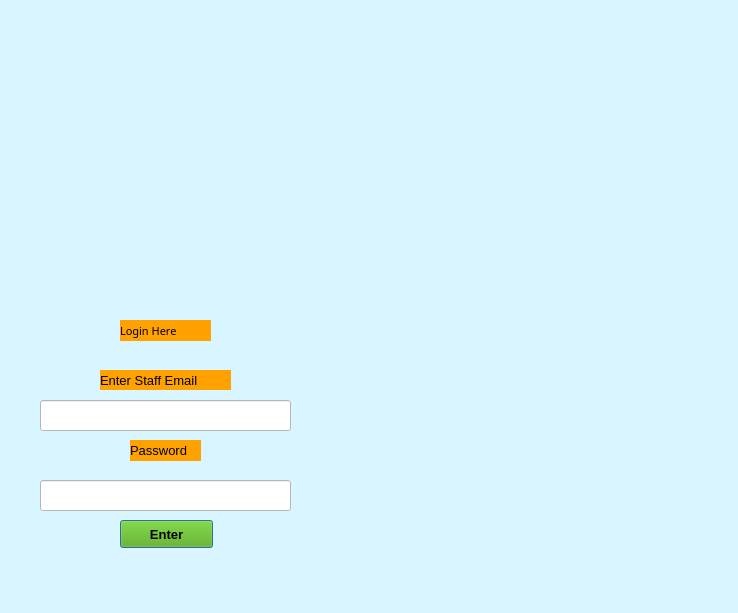
<?xml version="1.0" encoding="UTF-8"?>
<ui version="4.0">
 <class>Dialog</class>
 <widget class="QDialog" name="Dialog">
  <property name="geometry">
   <rect>
    <x>0</x>
    <y>0</y>
    <width>738</width>
    <height>613</height>
   </rect>
  </property>
  <property name="windowTitle">
   <string>Dialog</string>
  </property>
  <property name="styleSheet">
   <string notr="true">background-color: rgb(217, 245, 255);</string>
  </property>
  <widget class="QLabel" name="label">
   <property name="geometry">
    <rect>
     <x>100</x>
     <y>370</y>
     <width>131</width>
     <height>20</height>
    </rect>
   </property>
   <property name="font">
    <font>
     <pointsize>10</pointsize>
    </font>
   </property>
   <property name="styleSheet">
    <string notr="true">background-color: rgb(255, 162, 0);</string>
   </property>
   <property name="text">
    <string>Enter Staff Email</string>
   </property>
  </widget>
  <widget class="QLabel" name="label_3">
   <property name="geometry">
    <rect>
     <x>120</x>
     <y>320</y>
     <width>91</width>
     <height>21</height>
    </rect>
   </property>
   <property name="font">
    <font>
     <family>Arial Black</family>
     <pointsize>8</pointsize>
     <weight>10</weight>
     <italic>false</italic>
     <bold>false</bold>
    </font>
   </property>
   <property name="styleSheet">
    <string notr="true">background-color: rgb(255, 162, 0);
font: 87 8pt &quot;Arial Black&quot;;</string>
   </property>
   <property name="text">
    <string>Login Here</string>
   </property>
  </widget>
  <widget class="QPushButton" name="loginButton">
   <property name="geometry">
    <rect>
     <x>120</x>
     <y>520</y>
     <width>93</width>
     <height>28</height>
    </rect>
   </property>
   <property name="palette">
    <palette>
     <active>
      <colorrole role="WindowText">
       <brush brushstyle="SolidPattern">
        <color alpha="255">
         <red>0</red>
         <green>0</green>
         <blue>0</blue>
        </color>
       </brush>
      </colorrole>
      <colorrole role="Button">
       <brush brushstyle="SolidPattern">
        <color alpha="255">
         <red>85</red>
         <green>170</green>
         <blue>0</blue>
        </color>
       </brush>
      </colorrole>
      <colorrole role="Light">
       <brush brushstyle="SolidPattern">
        <color alpha="255">
         <red>128</red>
         <green>255</green>
         <blue>0</blue>
        </color>
       </brush>
      </colorrole>
      <colorrole role="Midlight">
       <brush brushstyle="SolidPattern">
        <color alpha="255">
         <red>106</red>
         <green>212</green>
         <blue>0</blue>
        </color>
       </brush>
      </colorrole>
      <colorrole role="Dark">
       <brush brushstyle="SolidPattern">
        <color alpha="255">
         <red>43</red>
         <green>85</green>
         <blue>0</blue>
        </color>
       </brush>
      </colorrole>
      <colorrole role="Mid">
       <brush brushstyle="SolidPattern">
        <color alpha="255">
         <red>57</red>
         <green>113</green>
         <blue>0</blue>
        </color>
       </brush>
      </colorrole>
      <colorrole role="Text">
       <brush brushstyle="SolidPattern">
        <color alpha="255">
         <red>0</red>
         <green>0</green>
         <blue>0</blue>
        </color>
       </brush>
      </colorrole>
      <colorrole role="BrightText">
       <brush brushstyle="SolidPattern">
        <color alpha="255">
         <red>255</red>
         <green>255</green>
         <blue>255</blue>
        </color>
       </brush>
      </colorrole>
      <colorrole role="ButtonText">
       <brush brushstyle="SolidPattern">
        <color alpha="255">
         <red>0</red>
         <green>0</green>
         <blue>0</blue>
        </color>
       </brush>
      </colorrole>
      <colorrole role="Base">
       <brush brushstyle="SolidPattern">
        <color alpha="255">
         <red>85</red>
         <green>170</green>
         <blue>0</blue>
        </color>
       </brush>
      </colorrole>
      <colorrole role="Window">
       <brush brushstyle="SolidPattern">
        <color alpha="255">
         <red>85</red>
         <green>170</green>
         <blue>0</blue>
        </color>
       </brush>
      </colorrole>
      <colorrole role="Shadow">
       <brush brushstyle="SolidPattern">
        <color alpha="255">
         <red>0</red>
         <green>0</green>
         <blue>0</blue>
        </color>
       </brush>
      </colorrole>
      <colorrole role="AlternateBase">
       <brush brushstyle="SolidPattern">
        <color alpha="255">
         <red>170</red>
         <green>212</green>
         <blue>127</blue>
        </color>
       </brush>
      </colorrole>
      <colorrole role="ToolTipBase">
       <brush brushstyle="SolidPattern">
        <color alpha="255">
         <red>255</red>
         <green>255</green>
         <blue>220</blue>
        </color>
       </brush>
      </colorrole>
      <colorrole role="ToolTipText">
       <brush brushstyle="SolidPattern">
        <color alpha="255">
         <red>0</red>
         <green>0</green>
         <blue>0</blue>
        </color>
       </brush>
      </colorrole>
      <colorrole role="PlaceholderText">
       <brush brushstyle="SolidPattern">
        <color alpha="128">
         <red>0</red>
         <green>0</green>
         <blue>0</blue>
        </color>
       </brush>
      </colorrole>
     </active>
     <inactive>
      <colorrole role="WindowText">
       <brush brushstyle="SolidPattern">
        <color alpha="255">
         <red>0</red>
         <green>0</green>
         <blue>0</blue>
        </color>
       </brush>
      </colorrole>
      <colorrole role="Button">
       <brush brushstyle="SolidPattern">
        <color alpha="255">
         <red>85</red>
         <green>170</green>
         <blue>0</blue>
        </color>
       </brush>
      </colorrole>
      <colorrole role="Light">
       <brush brushstyle="SolidPattern">
        <color alpha="255">
         <red>128</red>
         <green>255</green>
         <blue>0</blue>
        </color>
       </brush>
      </colorrole>
      <colorrole role="Midlight">
       <brush brushstyle="SolidPattern">
        <color alpha="255">
         <red>106</red>
         <green>212</green>
         <blue>0</blue>
        </color>
       </brush>
      </colorrole>
      <colorrole role="Dark">
       <brush brushstyle="SolidPattern">
        <color alpha="255">
         <red>43</red>
         <green>85</green>
         <blue>0</blue>
        </color>
       </brush>
      </colorrole>
      <colorrole role="Mid">
       <brush brushstyle="SolidPattern">
        <color alpha="255">
         <red>57</red>
         <green>113</green>
         <blue>0</blue>
        </color>
       </brush>
      </colorrole>
      <colorrole role="Text">
       <brush brushstyle="SolidPattern">
        <color alpha="255">
         <red>0</red>
         <green>0</green>
         <blue>0</blue>
        </color>
       </brush>
      </colorrole>
      <colorrole role="BrightText">
       <brush brushstyle="SolidPattern">
        <color alpha="255">
         <red>255</red>
         <green>255</green>
         <blue>255</blue>
        </color>
       </brush>
      </colorrole>
      <colorrole role="ButtonText">
       <brush brushstyle="SolidPattern">
        <color alpha="255">
         <red>0</red>
         <green>0</green>
         <blue>0</blue>
        </color>
       </brush>
      </colorrole>
      <colorrole role="Base">
       <brush brushstyle="SolidPattern">
        <color alpha="255">
         <red>85</red>
         <green>170</green>
         <blue>0</blue>
        </color>
       </brush>
      </colorrole>
      <colorrole role="Window">
       <brush brushstyle="SolidPattern">
        <color alpha="255">
         <red>85</red>
         <green>170</green>
         <blue>0</blue>
        </color>
       </brush>
      </colorrole>
      <colorrole role="Shadow">
       <brush brushstyle="SolidPattern">
        <color alpha="255">
         <red>0</red>
         <green>0</green>
         <blue>0</blue>
        </color>
       </brush>
      </colorrole>
      <colorrole role="AlternateBase">
       <brush brushstyle="SolidPattern">
        <color alpha="255">
         <red>170</red>
         <green>212</green>
         <blue>127</blue>
        </color>
       </brush>
      </colorrole>
      <colorrole role="ToolTipBase">
       <brush brushstyle="SolidPattern">
        <color alpha="255">
         <red>255</red>
         <green>255</green>
         <blue>220</blue>
        </color>
       </brush>
      </colorrole>
      <colorrole role="ToolTipText">
       <brush brushstyle="SolidPattern">
        <color alpha="255">
         <red>0</red>
         <green>0</green>
         <blue>0</blue>
        </color>
       </brush>
      </colorrole>
      <colorrole role="PlaceholderText">
       <brush brushstyle="SolidPattern">
        <color alpha="128">
         <red>0</red>
         <green>0</green>
         <blue>0</blue>
        </color>
       </brush>
      </colorrole>
     </inactive>
     <disabled>
      <colorrole role="WindowText">
       <brush brushstyle="SolidPattern">
        <color alpha="255">
         <red>0</red>
         <green>0</green>
         <blue>0</blue>
        </color>
       </brush>
      </colorrole>
      <colorrole role="Button">
       <brush brushstyle="SolidPattern">
        <color alpha="255">
         <red>85</red>
         <green>170</green>
         <blue>0</blue>
        </color>
       </brush>
      </colorrole>
      <colorrole role="Light">
       <brush brushstyle="SolidPattern">
        <color alpha="255">
         <red>128</red>
         <green>255</green>
         <blue>0</blue>
        </color>
       </brush>
      </colorrole>
      <colorrole role="Midlight">
       <brush brushstyle="SolidPattern">
        <color alpha="255">
         <red>106</red>
         <green>212</green>
         <blue>0</blue>
        </color>
       </brush>
      </colorrole>
      <colorrole role="Dark">
       <brush brushstyle="SolidPattern">
        <color alpha="255">
         <red>43</red>
         <green>85</green>
         <blue>0</blue>
        </color>
       </brush>
      </colorrole>
      <colorrole role="Mid">
       <brush brushstyle="SolidPattern">
        <color alpha="255">
         <red>57</red>
         <green>113</green>
         <blue>0</blue>
        </color>
       </brush>
      </colorrole>
      <colorrole role="Text">
       <brush brushstyle="SolidPattern">
        <color alpha="255">
         <red>0</red>
         <green>0</green>
         <blue>0</blue>
        </color>
       </brush>
      </colorrole>
      <colorrole role="BrightText">
       <brush brushstyle="SolidPattern">
        <color alpha="255">
         <red>255</red>
         <green>255</green>
         <blue>255</blue>
        </color>
       </brush>
      </colorrole>
      <colorrole role="ButtonText">
       <brush brushstyle="SolidPattern">
        <color alpha="255">
         <red>0</red>
         <green>0</green>
         <blue>0</blue>
        </color>
       </brush>
      </colorrole>
      <colorrole role="Base">
       <brush brushstyle="SolidPattern">
        <color alpha="255">
         <red>85</red>
         <green>170</green>
         <blue>0</blue>
        </color>
       </brush>
      </colorrole>
      <colorrole role="Window">
       <brush brushstyle="SolidPattern">
        <color alpha="255">
         <red>85</red>
         <green>170</green>
         <blue>0</blue>
        </color>
       </brush>
      </colorrole>
      <colorrole role="Shadow">
       <brush brushstyle="SolidPattern">
        <color alpha="255">
         <red>0</red>
         <green>0</green>
         <blue>0</blue>
        </color>
       </brush>
      </colorrole>
      <colorrole role="AlternateBase">
       <brush brushstyle="SolidPattern">
        <color alpha="255">
         <red>85</red>
         <green>170</green>
         <blue>0</blue>
        </color>
       </brush>
      </colorrole>
      <colorrole role="ToolTipBase">
       <brush brushstyle="SolidPattern">
        <color alpha="255">
         <red>255</red>
         <green>255</green>
         <blue>220</blue>
        </color>
       </brush>
      </colorrole>
      <colorrole role="ToolTipText">
       <brush brushstyle="SolidPattern">
        <color alpha="255">
         <red>0</red>
         <green>0</green>
         <blue>0</blue>
        </color>
       </brush>
      </colorrole>
      <colorrole role="PlaceholderText">
       <brush brushstyle="SolidPattern">
        <color alpha="128">
         <red>0</red>
         <green>0</green>
         <blue>0</blue>
        </color>
       </brush>
      </colorrole>
     </disabled>
    </palette>
   </property>
   <property name="font">
    <font>
     <pointsize>10</pointsize>
     <weight>75</weight>
     <bold>true</bold>
    </font>
   </property>
   <property name="styleSheet">
    <string notr="true">
background-color: rgb(85, 170, 0);

</string>
   </property>
   <property name="text">
    <string>Enter</string>
   </property>
  </widget>
  <widget class="QLineEdit" name="passInput">
   <property name="geometry">
    <rect>
     <x>40</x>
     <y>480</y>
     <width>251</width>
     <height>31</height>
    </rect>
   </property>
   <property name="styleSheet">
    <string notr="true">background-color: rgb(255, 255, 255);
color: rgb(0, 0, 0);</string>
   </property>
   <property name="echoMode">
    <enum>QLineEdit::Password</enum>
   </property>
  </widget>
  <widget class="QLabel" name="label_2">
   <property name="geometry">
    <rect>
     <x>130</x>
     <y>440</y>
     <width>71</width>
     <height>21</height>
    </rect>
   </property>
   <property name="font">
    <font>
     <pointsize>10</pointsize>
    </font>
   </property>
   <property name="styleSheet">
    <string notr="true">background-color: rgb(255, 162, 0);</string>
   </property>
   <property name="text">
    <string>Password</string>
   </property>
  </widget>
  <widget class="QLineEdit" name="emailInput">
   <property name="geometry">
    <rect>
     <x>40</x>
     <y>400</y>
     <width>251</width>
     <height>31</height>
    </rect>
   </property>
   <property name="styleSheet">
    <string notr="true">background-color: rgb(255, 255, 255);
color: rgb(0, 0, 0);</string>
   </property>
  </widget>
  <widget class="QLabel" name="label_4">
   <property name="geometry">
    <rect>
     <x>0</x>
     <y>0</y>
     <width>741</width>
     <height>611</height>
    </rect>
   </property>
   <property name="text">
    <string/>
   </property>
   <property name="pixmap">
    <pixmap>wepik-export-20231217053042atAc.jpeg</pixmap>
   </property>
   <property name="scaledContents">
    <bool>true</bool>
   </property>
  </widget>
  <zorder>label_4</zorder>
  <zorder>label</zorder>
  <zorder>label_3</zorder>
  <zorder>loginButton</zorder>
  <zorder>passInput</zorder>
  <zorder>label_2</zorder>
  <zorder>emailInput</zorder>
 </widget>
 <tabstops>
  <tabstop>emailInput</tabstop>
  <tabstop>passInput</tabstop>
  <tabstop>loginButton</tabstop>
 </tabstops>
 <resources/>
 <connections/>
</ui>
